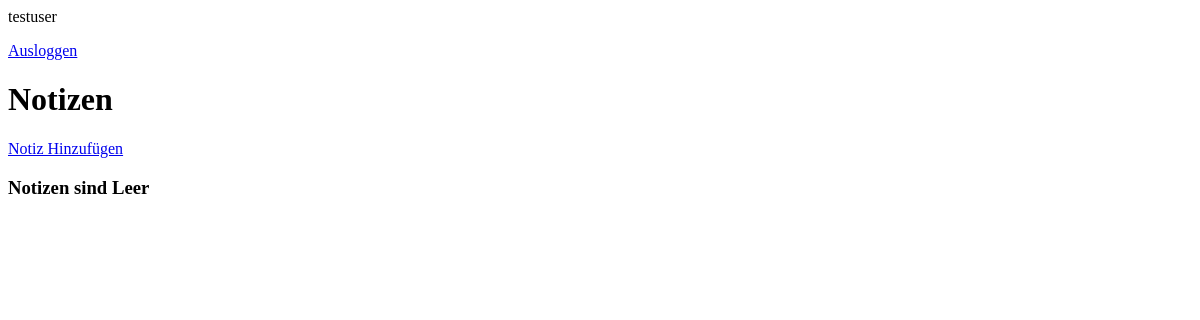
Page /home (signed in) on the earlier database version.
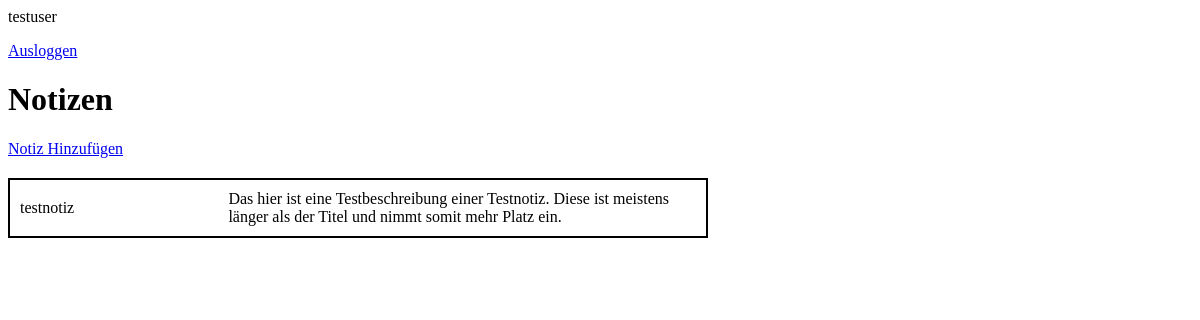
Same page on the later database version.
### mynoteapp/models.py (models this page shows, shortened)
class Note(models.Model):
    user = models.ForeignKey(User, on_delete= models.CASCADE,blank = True, null=True)
    title = models.CharField(max_length=250)
    description = models.TextField(null=True,blank=True)
    create = models.DateTimeField(auto_now_add=True)
    class Meta:
        ordering = ['create']

### mynoteapp/views.py (the view)
# urls.py: path('home',NoteList.as_view(), name = 'notes'),
class NoteList(LoginRequiredMixin, ListView):
    model = Note
    context_object_name = 'notes'
    def get_context_data(self, **kwargs):
        context = super().get_context_data(**kwargs)
        context['notes'] = context['notes'].filter(user=self.request.user)
        return context

### mynoteapp/templates/mynoteapp/note_list.html
<p>{{request.user}}</p>
{% if request.user.is_authenticated %}
<a href="{% url 'logout' %}">Ausloggen</a>
{% else %}
<a href="{% url 'login' %}">Einloggen</a>
{% endif %}
<h1>Notizen</h1>
<a href="{% url 'add' %}">Notiz Hinzufügen</a>
<table style="width: 700px;border-collapse: collapse;border: 2px solid black;
 text-align: left; font-size: 16px; margin-top: 20px;">
    {% for note in notes %}
    <tr>
        <td style="padding: 10px; width: 30%;">{{note.title}}</td>
        <td style="padding: 10px; width: 70%;">{{note.description}}</td>
    </tr>
    {% empty %}
    <h3>Notizen sind Leer</h3>
    {% endfor %}
</table>

Differences in the rows shown:
added Note: title "testnotiz", description "Das hier ist eine Testbeschreibung einer Testnotiz. Diese ist meistens länger als der Titel und nimmt somit mehr Platz ein."
Other differences:
text no longer shown: "Notizen sind Leer"
